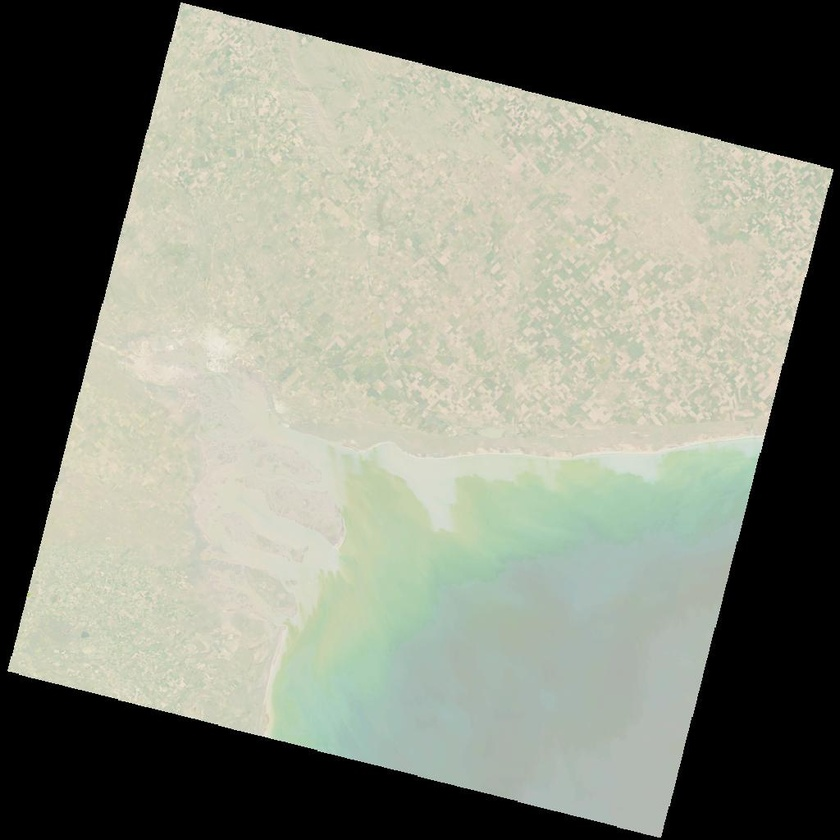
#> input picture TP 1/work_files/LC09_L2SP_226087_20241026_20241027_02_T1_thumb_large.jpeg, 840 x 840 px, shrunk from 1024 x 1024 before the run, found by its file name
$ python 'Ejercicio 5.py'
#> lines starting #> are read from the running program, lines starting #| are printed output that depends on the picture
from PIL import Image
import numpy as np
import matplotlib.pyplot as plt

# Función de corrección gamma
def aplicar_gamma(imagen, gamma):
    # Convertir la imagen en escala de grises a un arreglo de NumPy
    imagen_array = np.array(imagen, dtype=np.float32) / 255.0  # Normalizar a [0,1]

    # Aplicar la transformación de potencia
    imagen_corrigida = np.power(imagen_array, gamma)

    # Convertir de nuevo a un rango de píxeles de 0-255
    imagen_corrigida = (imagen_corrigida * 255).astype(np.uint8)

    # Convertir el arreglo modificado de nuevo a una imagen
    return Image.fromarray(imagen_corrigida)

# Mostrar resultados con diferentes valores de gamma
def mostrar_resultados(imagen, gammas):
    plt.figure(figsize=(12, 4))
    for i, gamma in enumerate(gammas, start=1):
        imagen_corrigida = aplicar_gamma(imagen, gamma)
        plt.subplot(1, len(gammas), i)
        plt.imshow(imagen_corrigida, cmap="gray")
        plt.title(f"Gamma = {gamma}")
        plt.axis("off")
    plt.show()

# Ejemplo de uso
if __name__ == "__main__":
    ruta_imagen = r"C:\Users\digni\OneDrive\Desktop\tp1\LC09_L2SP_226087_20241026_20241027_02_T1_thumb_large.jpeg"

    # Cargar la imagen y convertirla a escala de grises
    imagen = Image.open(ruta_imagen).convert("L")
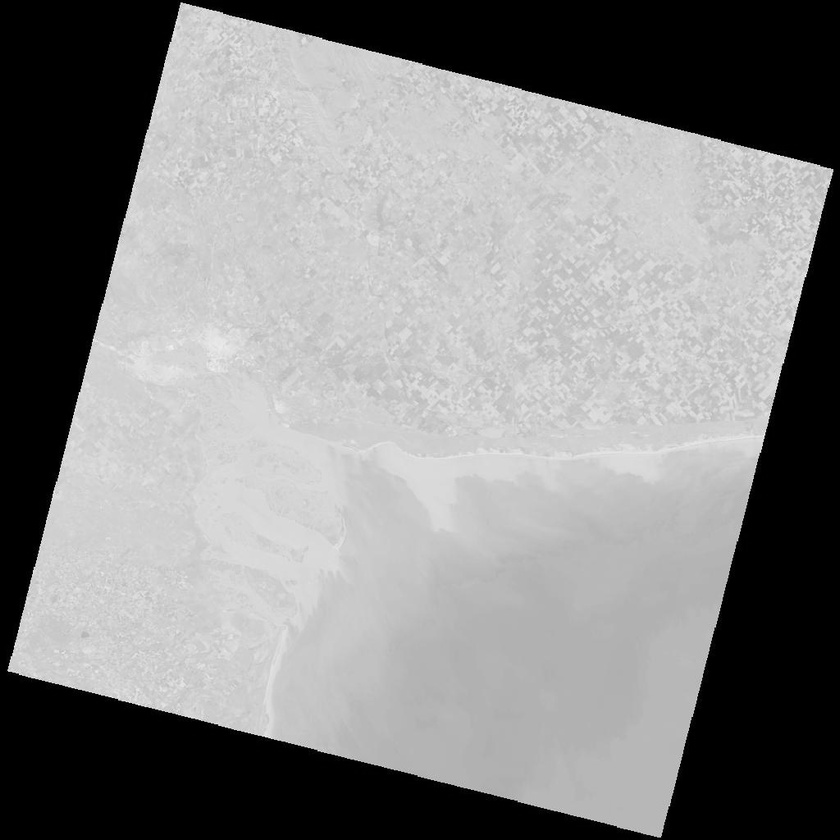
#> imagen: PIL image 840x840 L; min 0, max 254, mean 133

    # Valores de gamma para probar
    gammas = [0.5, 0.8, 1.2, 1.5]

    # Mostrar los resultados de la corrección gamma
    mostrar_resultados(imagen, gammas)
#> the loop in mostrar_resultados, `for i, gamma in enumerate(gammas, start=1):` made 4 passes
#> pass 1, in aplicar_gamma, `imagen_corrigida = np.power(imagen_array, gamma)`:
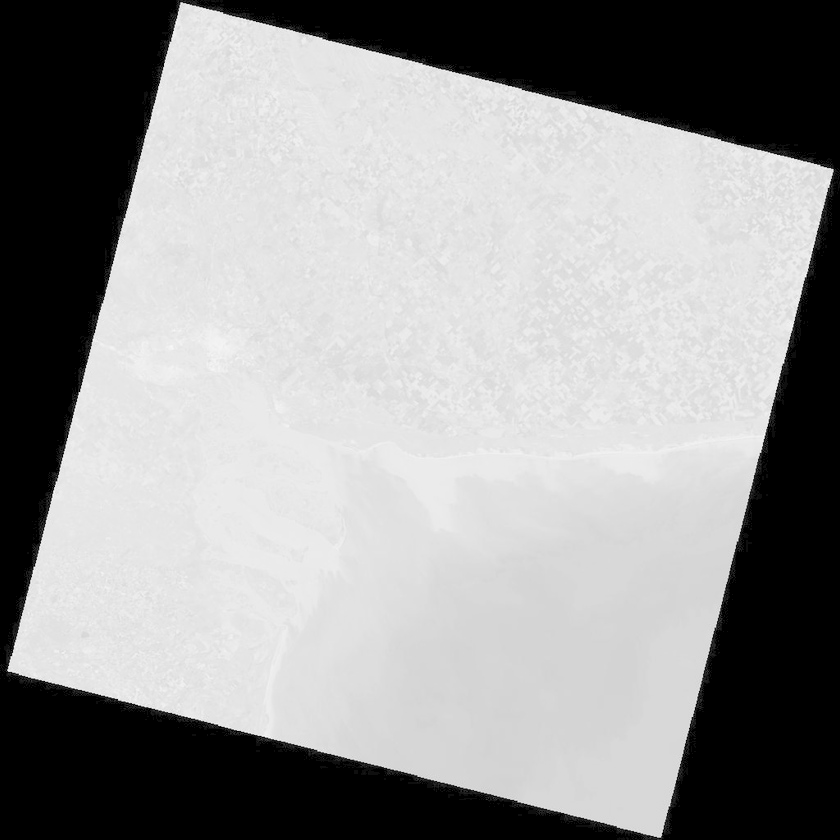
#> imagen_corrigida: shape (840, 840) float32; min 0, max 0.998, mean 0.589
#> in mostrar_resultados, `plt.show()`:
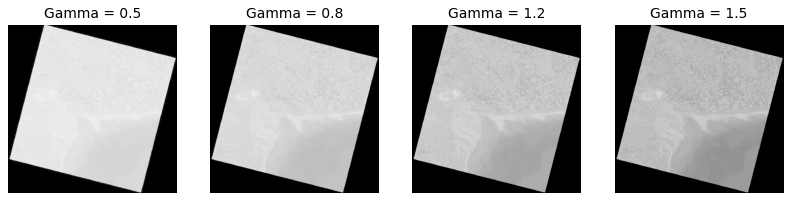
#> figure drawn by matplotlib, 4 panels
